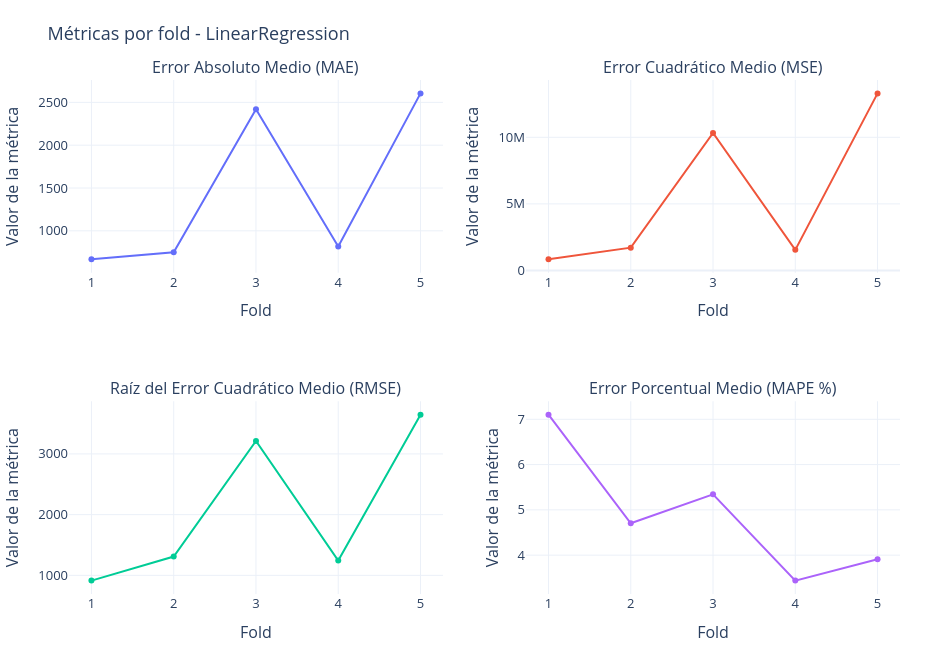
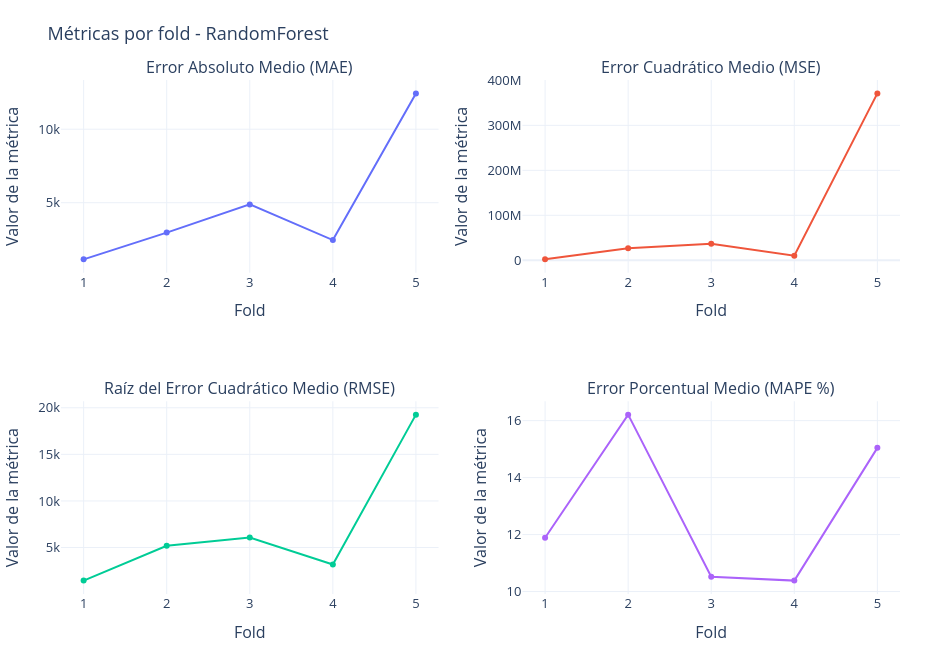
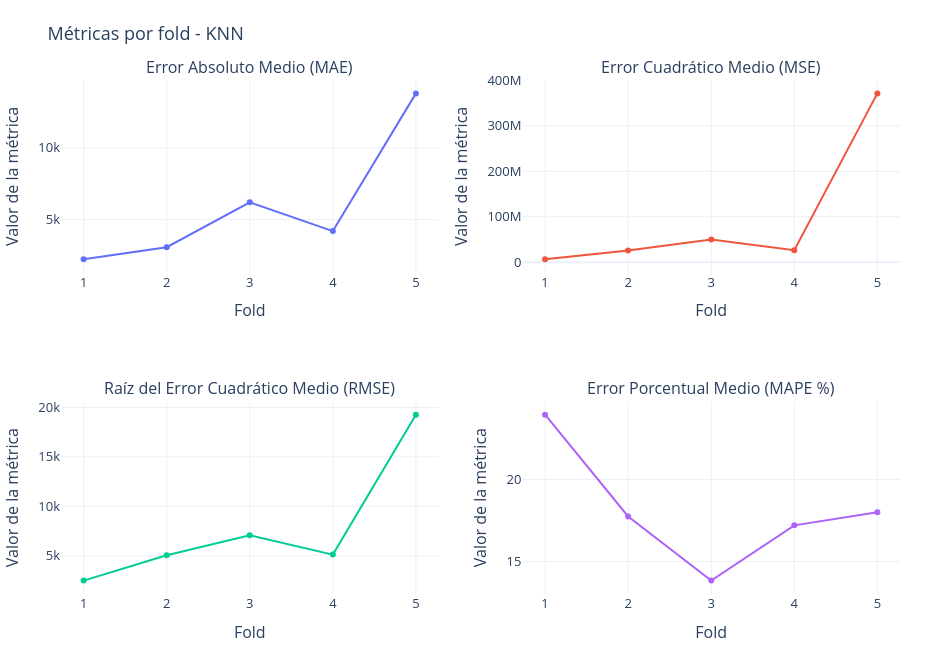

Write notebook code for charts like these, in order.
### Code cell
# grafico de métricas por fold (por modelo)
for model_name, res in all_results.items():
    if res.empty:
        print(f"No hay resultados para {model_name}, se omite el gráfico.")
        continue

    metrics = ["val_mae", "val_mse", "val_rmse", "val_mape"]
    metric_titles = {
        "val_mae": "Error Absoluto Medio (MAE)",
        "val_mse": "Error Cuadrático Medio (MSE)",
        "val_rmse": "Raíz del Error Cuadrático Medio (RMSE)",
        "val_mape": "Error Porcentual Medio (MAPE %)"
    }

    fig = make_subplots(rows=2, cols=2, subplot_titles=[metric_titles[m] for m in metrics])

    for i, m in enumerate(metrics):
        row = i // 2 + 1
        col = i % 2 + 1
        fig.add_trace(
            go.Scatter(
                x=res["fold"],
                y=res[m],
                mode="lines+markers",
                name=m.upper(),
                line=dict(width=2),
                marker=dict(size=6)
            ),
            row=row, col=col
        )

    fig.update_layout(
        title=f"Métricas por fold - {model_name}",
        height=650,
        width=950,
        showlegend=False,
        template="plotly_white",
        font=dict(size=13),
        margin=dict(t=80, b=50, l=50, r=50)
    )

    fig.update_xaxes(title_text="Fold")
    fig.update_yaxes(title_text="Valor de la métrica")

    fig.show()

### Figure 1 — Plotly figure (JSON) as saved in the notebook; plotly's stock layout.template omitted (floating-point values rounded to 4 significant figures)
{"data": [{"line": {"width": 2}, "marker": {"size": 6}, "mode": "lines+markers", "name": "VAL_MAE", "type": "scatter", "x": [1, 2, 3, 4, 5], "xaxis": "x", "y": [666.8, 749.8, 2421.0, 817.3, 2605.0], "yaxis": "y"}, {"line": {"width": 2}, "marker": {"size": 6}, "mode": "lines+markers", "name": "VAL_MSE", "type": "scatter", "x": [1, 2, 3, 4, 5], "xaxis": "x2", "y": [834200.0, 1715000.0, 10330000.0, 1547000.0, 13300000.0], "yaxis": "y2"}, {"line": {"width": 2}, "marker": {"size": 6}, "mode": "lines+markers", "name": "VAL_RMSE", "type": "scatter", "x": [1, 2, 3, 4, 5], "xaxis": "x3", "y": [913.3, 1310.0, 3214.0, 1244.0, 3647.0], "yaxis": "y3"}, {"line": {"width": 2}, "marker": {"size": 6}, "mode": "lines+markers", "name": "VAL_MAPE", "type": "scatter", "x": [1, 2, 3, 4, 5], "xaxis": "x4", "y": [7.102, 4.703, 5.342, 3.438, 3.911], "yaxis": "y4"}], "layout": {"annotations": [{"font": {"size": 16}, "showarrow": false, "text": "Error Absoluto Medio (MAE)", "x": 0.225, "xanchor": "center", "xref": "paper", "y": 1, "yanchor": "bottom", "yref": "paper"}, {"font": {"size": 16}, "showarrow": false, "text": "Error Cuadrático Medio (MSE)", "x": 0.775, "xanchor": "center", "xref": "paper", "y": 1, "yanchor": "bottom", "yref": "paper"}, {"font": {"size": 16}, "showarrow": false, "text": "Raíz del Error Cuadrático Medio (RMSE)", "x": 0.225, "xanchor": "center", "xref": "paper", "y": 0.375, "yanchor": "bottom", "yref": "paper"}, {"font": {"size": 16}, "showarrow": false, "text": "Error Porcentual Medio (MAPE %)", "x": 0.775, "xanchor": "center", "xref": "paper", "y": 0.375, "yanchor": "bottom", "yref": "paper"}], "font": {"size": 13}, "height": 650, "margin": {"b": 50, "l": 50, "r": 50, "t": 80}, "showlegend": false, "title": {"text": "Métricas por fold - LinearRegression"}, "width": 950, "xaxis": {"anchor": "y", "domain": [0, 0.45], "title": {"text": "Fold"}}, "xaxis2": {"anchor": "y2", "domain": [0.55, 1], "title": {"text": "Fold"}}, "xaxis3": {"anchor": "y3", "domain": [0, 0.45], "title": {"text": "Fold"}}, "xaxis4": {"anchor": "y4", "domain": [0.55, 1], "title": {"text": "Fold"}}, "yaxis": {"anchor": "x", "domain": [0.625, 1], "title": {"text": "Valor de la métrica"}}, "yaxis2": {"anchor": "x2", "domain": [0.625, 1], "title": {"text": "Valor de la métrica"}}, "yaxis3": {"anchor": "x3", "domain": [0, 0.375], "title": {"text": "Valor de la métrica"}}, "yaxis4": {"anchor": "x4", "domain": [0, 0.375], "title": {"text": "Valor de la métrica"}}}}

### Figure 2 — Plotly figure (JSON) as saved in the notebook; plotly's stock layout.template omitted (floating-point values rounded to 4 significant figures)
{"data": [{"line": {"width": 2}, "marker": {"size": 6}, "mode": "lines+markers", "name": "VAL_MAE", "type": "scatter", "x": [1, 2, 3, 4, 5], "xaxis": "x", "y": [1146.0, 2966.0, 4885.0, 2458.0, 12440.0], "yaxis": "y"}, {"line": {"width": 2}, "marker": {"size": 6}, "mode": "lines+markers", "name": "VAL_MSE", "type": "scatter", "x": [1, 2, 3, 4, 5], "xaxis": "x2", "y": [2107000.0, 26970000.0, 36990000.0, 10130000.0, 371000000.0], "yaxis": "y2"}, {"line": {"width": 2}, "marker": {"size": 6}, "mode": "lines+markers", "name": "VAL_RMSE", "type": "scatter", "x": [1, 2, 3, 4, 5], "xaxis": "x3", "y": [1452.0, 5193.0, 6082.0, 3182.0, 19260.0], "yaxis": "y3"}, {"line": {"width": 2}, "marker": {"size": 6}, "mode": "lines+markers", "name": "VAL_MAPE", "type": "scatter", "x": [1, 2, 3, 4, 5], "xaxis": "x4", "y": [11.89, 16.21, 10.52, 10.38, 15.04], "yaxis": "y4"}], "layout": {"annotations": [{"font": {"size": 16}, "showarrow": false, "text": "Error Absoluto Medio (MAE)", "x": 0.225, "xanchor": "center", "xref": "paper", "y": 1, "yanchor": "bottom", "yref": "paper"}, {"font": {"size": 16}, "showarrow": false, "text": "Error Cuadrático Medio (MSE)", "x": 0.775, "xanchor": "center", "xref": "paper", "y": 1, "yanchor": "bottom", "yref": "paper"}, {"font": {"size": 16}, "showarrow": false, "text": "Raíz del Error Cuadrático Medio (RMSE)", "x": 0.225, "xanchor": "center", "xref": "paper", "y": 0.375, "yanchor": "bottom", "yref": "paper"}, {"font": {"size": 16}, "showarrow": false, "text": "Error Porcentual Medio (MAPE %)", "x": 0.775, "xanchor": "center", "xref": "paper", "y": 0.375, "yanchor": "bottom", "yref": "paper"}], "font": {"size": 13}, "height": 650, "margin": {"b": 50, "l": 50, "r": 50, "t": 80}, "showlegend": false, "title": {"text": "Métricas por fold - RandomForest"}, "width": 950, "xaxis": {"anchor": "y", "domain": [0, 0.45], "title": {"text": "Fold"}}, "xaxis2": {"anchor": "y2", "domain": [0.55, 1], "title": {"text": "Fold"}}, "xaxis3": {"anchor": "y3", "domain": [0, 0.45], "title": {"text": "Fold"}}, "xaxis4": {"anchor": "y4", "domain": [0.55, 1], "title": {"text": "Fold"}}, "yaxis": {"anchor": "x", "domain": [0.625, 1], "title": {"text": "Valor de la métrica"}}, "yaxis2": {"anchor": "x2", "domain": [0.625, 1], "title": {"text": "Valor de la métrica"}}, "yaxis3": {"anchor": "x3", "domain": [0, 0.375], "title": {"text": "Valor de la métrica"}}, "yaxis4": {"anchor": "x4", "domain": [0, 0.375], "title": {"text": "Valor de la métrica"}}}}

### Figure 3 — Plotly figure (JSON) as saved in the notebook; plotly's stock layout.template omitted (floating-point values rounded to 4 significant figures)
{"data": [{"line": {"width": 2}, "marker": {"size": 6}, "mode": "lines+markers", "name": "VAL_MAE", "type": "scatter", "x": [1, 2, 3, 4, 5], "xaxis": "x", "y": [2230.0, 3077.0, 6205.0, 4202.0, 13800.0], "yaxis": "y"}, {"line": {"width": 2}, "marker": {"size": 6}, "mode": "lines+markers", "name": "VAL_MSE", "type": "scatter", "x": [1, 2, 3, 4, 5], "xaxis": "x2", "y": [6164000.0, 25430000.0, 50040000.0, 26160000.0, 371400000.0], "yaxis": "y2"}, {"line": {"width": 2}, "marker": {"size": 6}, "mode": "lines+markers", "name": "VAL_RMSE", "type": "scatter", "x": [1, 2, 3, 4, 5], "xaxis": "x3", "y": [2483.0, 5043.0, 7074.0, 5114.0, 19270.0], "yaxis": "y3"}, {"line": {"width": 2}, "marker": {"size": 6}, "mode": "lines+markers", "name": "VAL_MAPE", "type": "scatter", "x": [1, 2, 3, 4, 5], "xaxis": "x4", "y": [23.96, 17.75, 13.83, 17.2, 18.01], "yaxis": "y4"}], "layout": {"annotations": [{"font": {"size": 16}, "showarrow": false, "text": "Error Absoluto Medio (MAE)", "x": 0.225, "xanchor": "center", "xref": "paper", "y": 1, "yanchor": "bottom", "yref": "paper"}, {"font": {"size": 16}, "showarrow": false, "text": "Error Cuadrático Medio (MSE)", "x": 0.775, "xanchor": "center", "xref": "paper", "y": 1, "yanchor": "bottom", "yref": "paper"}, {"font": {"size": 16}, "showarrow": false, "text": "Raíz del Error Cuadrático Medio (RMSE)", "x": 0.225, "xanchor": "center", "xref": "paper", "y": 0.375, "yanchor": "bottom", "yref": "paper"}, {"font": {"size": 16}, "showarrow": false, "text": "Error Porcentual Medio (MAPE %)", "x": 0.775, "xanchor": "center", "xref": "paper", "y": 0.375, "yanchor": "bottom", "yref": "paper"}], "font": {"size": 13}, "height": 650, "margin": {"b": 50, "l": 50, "r": 50, "t": 80}, "showlegend": false, "title": {"text": "Métricas por fold - KNN"}, "width": 950, "xaxis": {"anchor": "y", "domain": [0, 0.45], "title": {"text": "Fold"}}, "xaxis2": {"anchor": "y2", "domain": [0.55, 1], "title": {"text": "Fold"}}, "xaxis3": {"anchor": "y3", "domain": [0, 0.45], "title": {"text": "Fold"}}, "xaxis4": {"anchor": "y4", "domain": [0.55, 1], "title": {"text": "Fold"}}, "yaxis": {"anchor": "x", "domain": [0.625, 1], "title": {"text": "Valor de la métrica"}}, "yaxis2": {"anchor": "x2", "domain": [0.625, 1], "title": {"text": "Valor de la métrica"}}, "yaxis3": {"anchor": "x3", "domain": [0, 0.375], "title": {"text": "Valor de la métrica"}}, "yaxis4": {"anchor": "x4", "domain": [0, 0.375], "title": {"text": "Valor de la métrica"}}}}
